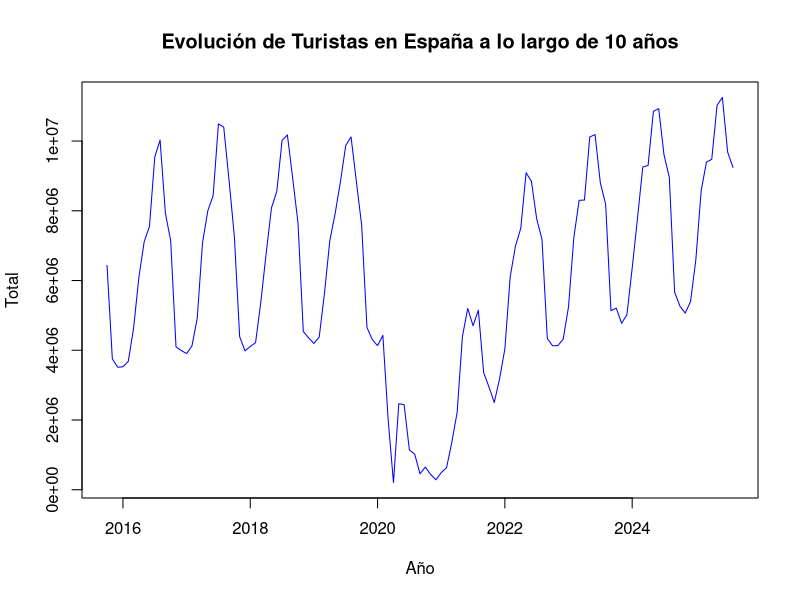
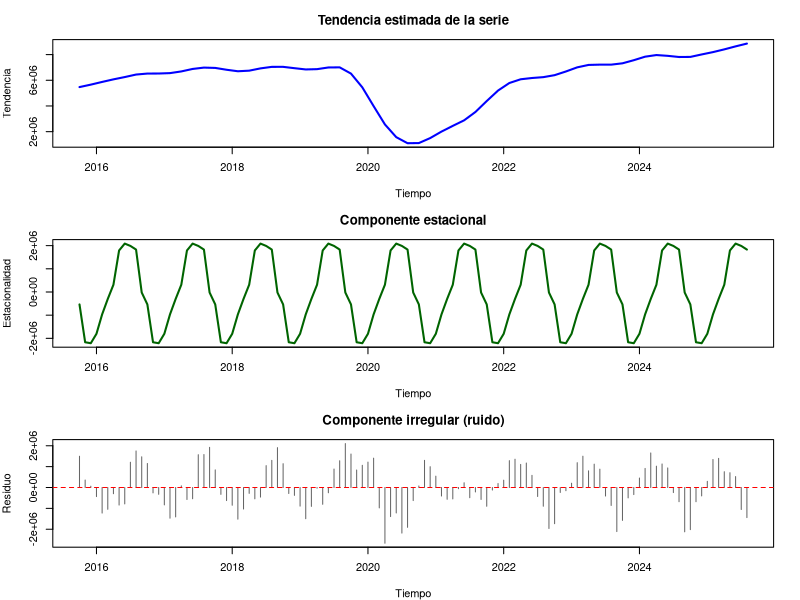
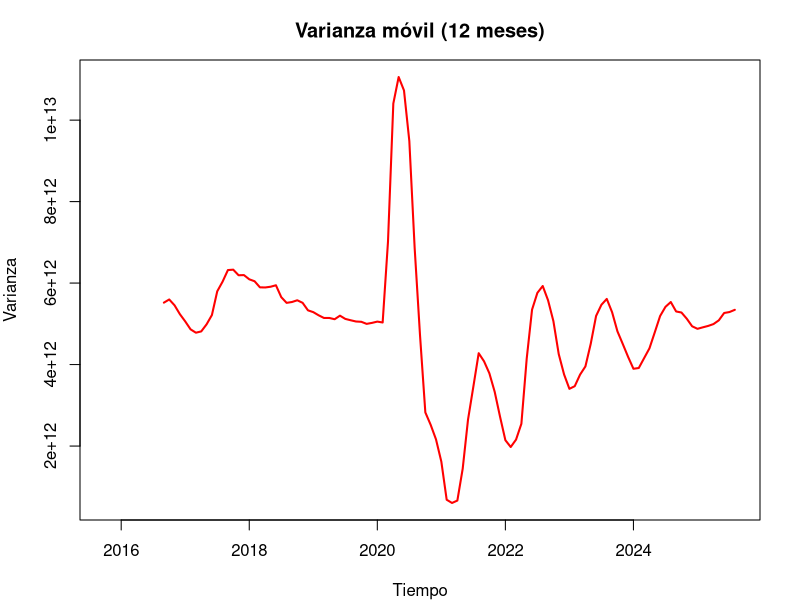
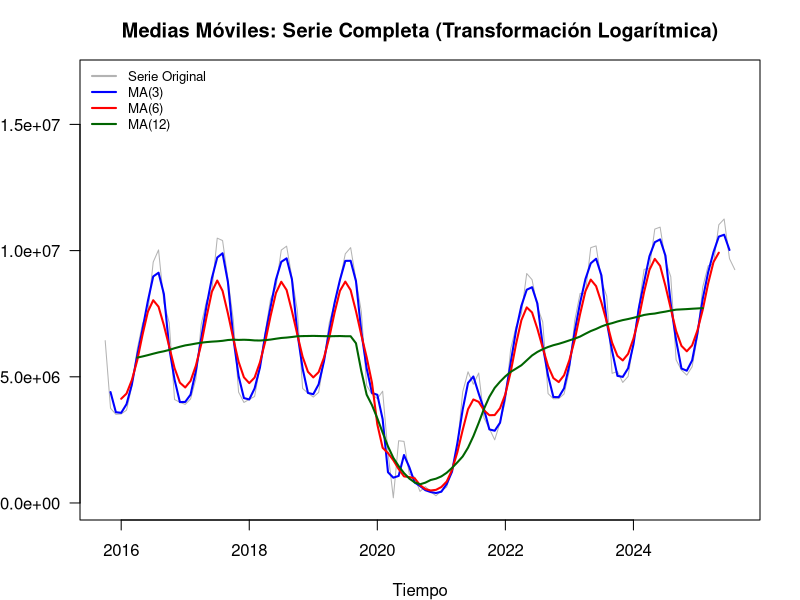
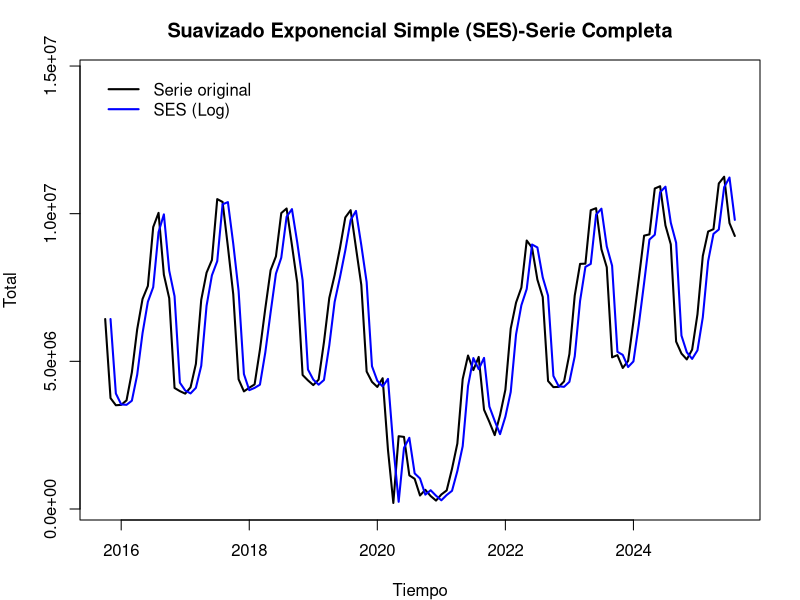
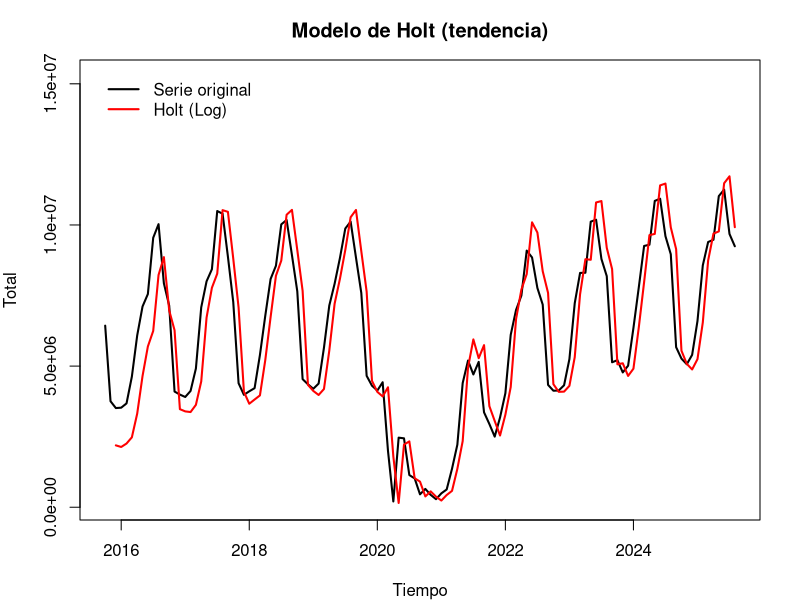
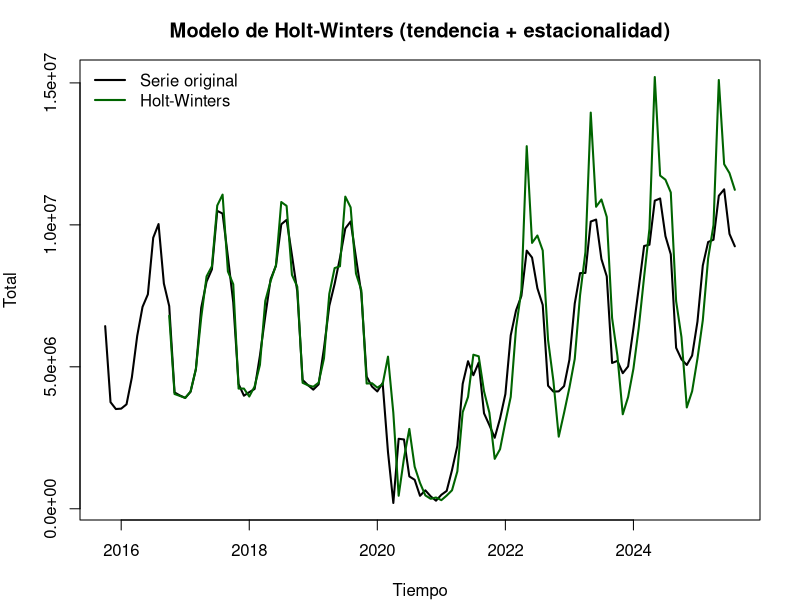
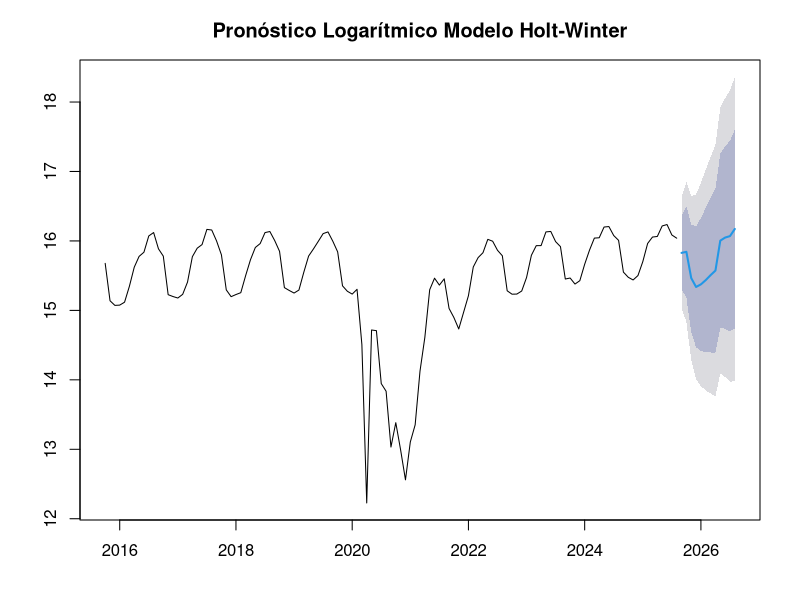

Write R code to recreate these figures, in order.
## ---- chunk 1
knitr::opts_chunk$set(echo = TRUE)
## ---- chunk 2
datos = read.csv("Turistas_Limpio.csv")
ts_total = ts(
  datos$Total,
  start = c(2015, 10),  # año, mes inicial
  frequency = 12        # mensual
)
## ---- chunk 3
plot(ts_total, 
     main = "Evolución de Turistas en España a lo largo de 10 años", 
     ylab = "Total", 
     xlab = "Año", 
     col = "blue")
## ---- chunk 4
# Extraer componentes de la descomposición
descomp=stl(ts_total,s.window="periodic")
tendencia      = descomp$time.series[, "trend"]
estacionalidad = descomp$time.series[, "seasonal"]
ruido          = descomp$time.series[, "remainder"]

# Configuración del panel de gráficos
par(mfrow = c(3, 1), mar = c(4, 4, 3, 2))

# Tendencia
plot(tendencia,
     type = "l",
     col  = "blue",
     lwd  = 2,
     main = "Tendencia estimada de la serie",
     ylab = "Tendencia",
     xlab = "Tiempo")

# Estacionalidad
plot(estacionalidad,
     type = "l",
     col  = "darkgreen",
     lwd  = 2,
     main = "Componente estacional",
     ylab = "Estacionalidad",
     xlab = "Tiempo")

# Ruido
plot(ruido,
     type = "h",
     col  = "gray40",
     main = "Componente irregular (ruido)",
     ylab = "Residuo",
     xlab = "Tiempo")
abline(h = 0, col = "red", lty = 2)

# Restaurar layout
par(mfrow = c(1, 1))
## ---- chunk 5
library(zoo)

# Varianza móvil de 12 meses
var_movil = rollapply(ts_total, width = 12, FUN = var, align = "right", fill = NA)

# Gráfico parecido al ejemplo
plot(var_movil,
     type = "l",
     col  = "red",
     lwd  = 2,
     main = "Varianza móvil (12 meses)",
     ylab = "Varianza",
     xlab = "Tiempo")

## ---- chunk 6
library(forecast)

# 1. Transformamos la serie a escala logarítmica
ts_log = log(ts_total)

# 2. Calculamos las medias móviles sobre la serie logarítmica
ma3_log  = ma(ts_log, order = 3)
ma6_log  = ma(ts_log, order = 6)
ma12_log = ma(ts_log, order = 12)

# 3. Deshacemos el cambio usando la función exponencial exp()
ma3_fitted  = exp(ma3_log)
ma6_fitted  = exp(ma6_log)
ma12_fitted = exp(ma12_log)
## ---- chunk 7
max_y = max(ts_total, na.rm = TRUE)
limites_y = c(0, max_y * 1.5)

plot(ts_total, 
     main = "Medias Móviles: Serie Completa (Transformación Logarítmica)", 
     ylab = "",       
     xlab = "Tiempo", 
     col = "grey70", 
     lwd = 1,
     ylim = limites_y,
     las = 1)         

# Añadimos las líneas de las medias móviles
lines(ma3_fitted, col = "blue", lwd = 2)      
lines(ma6_fitted, col = "red", lwd = 2)      
lines(ma12_fitted, col = "darkgreen", lwd = 2)  

# 4. Leyenda unificada
legend("topleft", 
       legend = c("Serie Original", "MA(3)", "MA(6)", "MA(12)"), 
       col = c("grey70", "blue", "red", "darkgreen"), 
       lwd = 2, 
       bty = "n", 
       cex = 0.8)
## ---- chunk 8
# --- Preparación ---
ts_log = log(ts_total)

# ====== SES (Simple Exponential Smoothing) ======
# Al ser logarítmico, suaviza las tasas de variación
ses_log_model = HoltWinters(ts_log, beta = FALSE, gamma = FALSE)

# Revertimos la escala de los valores ajustados usando exp()
ses_fitted_log = exp(ses_log_model$fitted[, 1])

# ====== Modelo de Holt (Tendencia Lineal) ======
# Al aplicar logaritmo, el crecimiento exponencial se vuelve lineal
holt_log_model = HoltWinters(ts_log, gamma = FALSE)

# Revertimos la escala
holt_fitted_log = exp(holt_log_model$fitted[, 1])

# Holt-Winters multiplicativo vía log
log_ts = log(ts_total)
hw_log = HoltWinters(log_ts, seasonal = "additive")
hw_fitted = exp(hw_log$fitted[,1])
## ---- chunk 9
rango_original = range(c(as.numeric(ts_total), as.numeric(ses_fitted_log)), na.rm = TRUE)
limites_ses_ampliados = c(rango_original[1], rango_original[2] * 1.3)

plot(ts_total,
     main = "Suavizado Exponencial Simple (SES)-Serie Completa",
     ylab = "Total", 
     xlab = "Tiempo",
     col = "black", 
     lwd = 2,
     ylim = limites_ses_ampliados)

lines(ses_fitted_log, col = "blue", lwd = 2)

legend("topleft",
       legend = c("Serie original", "SES (Log)"),
       col = c("black", "blue"),
       lwd = 2, 
       bty = "n",
       inset = c(0.02, 0.02))
## ---- chunk 10
rango_holt = range(c(as.numeric(ts_total), as.numeric(holt_fitted_log)), na.rm = TRUE)
limites_holt_ampliados = c(rango_holt[1], rango_holt[2] * 1.3)

plot(ts_total,
     main = "Modelo de Holt (tendencia)",
     ylab = "Total", xlab = "Tiempo",
     col = "black", lwd = 2,
     ylim = limites_holt_ampliados)

lines(holt_fitted_log, col = "red", lwd = 2)

legend("topleft",
       legend = c("Serie original", "Holt (Log)"),
       col = c("black", "red"),
       lwd = 2, 
       bty = "n",
       inset = c(0.02, 0.02))
## ---- chunk 11
limites_hw = range(c(as.numeric(ts_total), as.numeric(hw_fitted)), na.rm = TRUE)

plot(ts_total,
     main = "Modelo de Holt-Winters (tendencia + estacionalidad)",
     ylab = "Total", xlab = "Tiempo",
     col = "black", lwd = 2, 
     ylim=limites_hw)

lines(hw_fitted, col = "darkgreen", lwd = 2)

legend("topleft",
       legend = c("Serie original", "Holt-Winters"),
       col = c("black", "darkgreen"),
       lwd = 2,
       bty = "n")
## ---- chunk 12
library(forecast)

pred_log = predict(hw_log, n.ahead = 12, prediction.interval = TRUE, level = 0.95)
hw_pronostico = forecast(hw_log, h = 12)

plot(hw_pronostico, main = "Pronóstico Logarítmico Modelo Holt-Winter")
## ---- chunk 13
plot(hw_log, 
     predicted.values = pred_log, 
     main = "Holt-Winters filtering (Log Scale)",
     ylab = "Log(Turistas)", 
     xlab = "Tiempo",
     col = "black",           # Serie histórica
     col.predicted = "blue",  
     lwd = 1)
abline(v = tail(time(ts_total), 1), lty = 3, col = "gray40")
## ---- chunk 14
#Pasamos a escala original
pred_nivel = exp(pred_log)
hw_pronostico$mean  = exp(hw_pronostico$mean)
hw_pronostico$lower = exp(hw_pronostico$lower)
hw_pronostico$upper = exp(hw_pronostico$upper)

plot(hw_pronostico,
     main = "Pronóstico Holt-Winters (Escala Original)",
     ylab = "Turistas")
lines(ts_total, lwd = 2)
## ---- chunk 15
# Métricas de error (escala original)
# Funciones de error
MAE  = function(y, yhat) mean(abs(y - yhat))
RMSE = function(y, yhat) sqrt(mean((y - yhat)^2))
MAPE = function(y, yhat) mean(abs((y - yhat) / y)) * 100

# Serie logarítmica
ts_log = log(ts_total)

# Ajustes
# SES
fit_ses = HoltWinters(ts_log, beta = FALSE, gamma = FALSE)
ajuste_ses = exp(fit_ses$fitted[,1])

# Holt
fit_holt = HoltWinters(ts_log, gamma = FALSE)
ajuste_holt = exp(fit_holt$fitted[,1])

# Holt-Winters
fit_hw = HoltWinters(ts_log)
ajuste_hw = exp(fit_hw$fitted[,1])


# Alinear serie observada
y_real = window(ts_total, start = start(ajuste_hw))

# Métricas
resultados = data.frame(
  Modelo = c("SES", "Holt", "Holt-Winters"),
  MAE = c(
    MAE(y_real, ajuste_ses),
    MAE(y_real, ajuste_holt),
    MAE(y_real, ajuste_hw)
  ),
  RMSE = c(
    RMSE(y_real, ajuste_ses),
    RMSE(y_real, ajuste_holt),
    RMSE(y_real, ajuste_hw)
  ),
  MAPE = c(
    MAPE(y_real, ajuste_ses),
    MAPE(y_real, ajuste_holt),
    MAPE(y_real, ajuste_hw)
  )
)

# Mostrar resultados
library(knitr)
kable(print(resultados))
